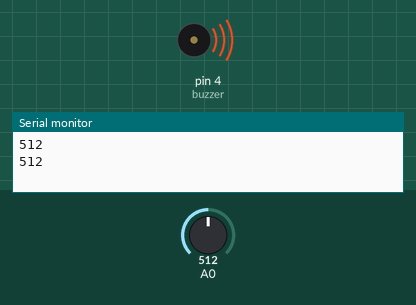
Simulated run of this sketch. Board: Arduino Uno, built with avr-gcc and run on an emulated ATmega328P. On the bench: buzzer (waves = sounding, pin HIGH), the last lines printed to the serial monitor. The test bench sets the inputs (shaded band); at power-on: A0 = 512.

Above: at 1.8 s.
1.9 s: A0 set to 211
3.4 s: A0 set to 194
At 5.2 s:
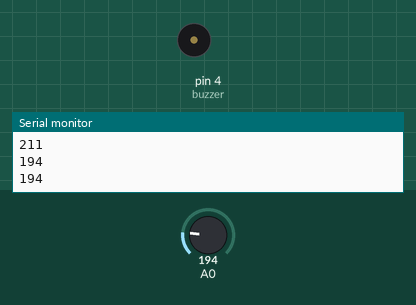
5.5 s: A0 set to 210
At 6.7 s:
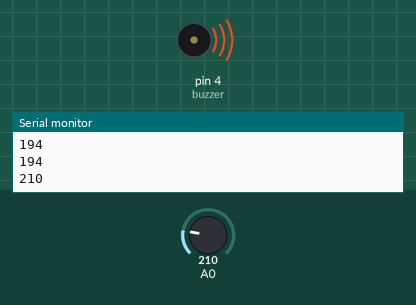
7.5 s: A0 set to 190
At 9.4 s:
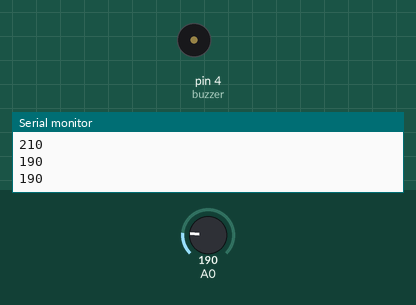
Timing chart, 0 to 10.5 s (numbered marks = the images above; inputs shaded):
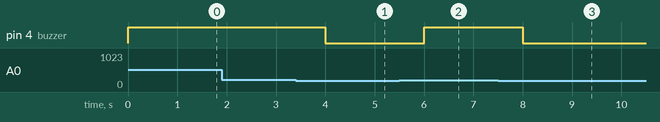

The sketch:

Alarma_arduino.ino
```cpp
int sensor;
#define buzzer 4 // Pin del speaker

void setup() { // código de configuración

Serial.begin(9600); //Inicializamos la primera comunicacion Serial.
pinMode(buzzer, OUTPUT); // Declariacion del speaker como salida

}

void loop() {

  sensor = analogRead(A0);

  if (sensor > 200) {  // Comprobar si el sensor está activado

    digitalWrite(buzzer, HIGH);  // Encender el speaker

  } else{

    digitalWrite(buzzer, LOW);
  }

  Serial.println(sensor);
  delay(1000);

}
```

Measured:
- the behaviour switches between 201 and 200 on A0 (found by bisection; images 0 and 1)
- after the input at 3.4 s, pin 4 (buzzer): HIGH → LOW after 0.60 s
- after the input at 5.5 s, pin 4 (buzzer): LOW → HIGH after 0.50 s
- after the input at 7.5 s, pin 4 (buzzer): HIGH → LOW after 0.50 s
